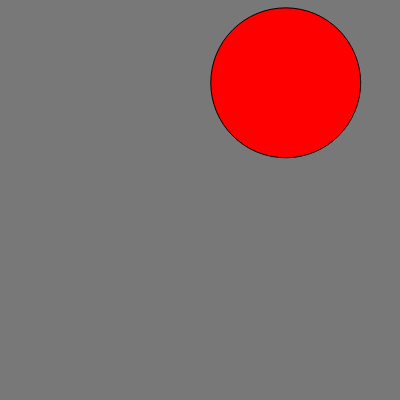
Frame 1 (no input)
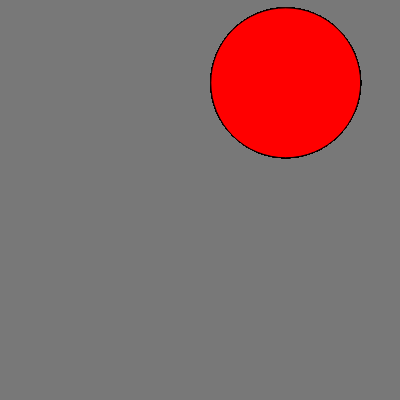
Frame 60 (no input)
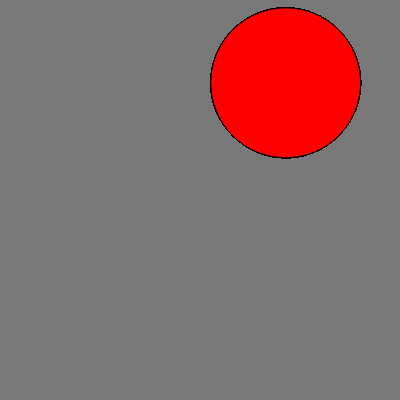
Frame 120 (the mouse pressed at the canvas centre since frame 60)

The p5.js sketch that drew these frames (run headless with seeded random() and noise() and a simulated clock; from frame 60 on, the mouse is pressed at the canvas centre):

// p5.js sketch
// ── sketch.js
let x1, y1, r1;
function setup() {
  createCanvas(400, 400);
  background(120);
  x1 = random(400);
  y1 = random(400);
  r1 = random(200);

  //greet();
}

function greet() {}
function draw() {
  if (dist(x1, y1, mouseX, mouseY) < r1 / 2) {
    fill(0, 255, 0);
  } else {
    fill(255, 0, 0);
  }
  circle(x1, y1, r1);

  print(mouseX, mouseY);
}
